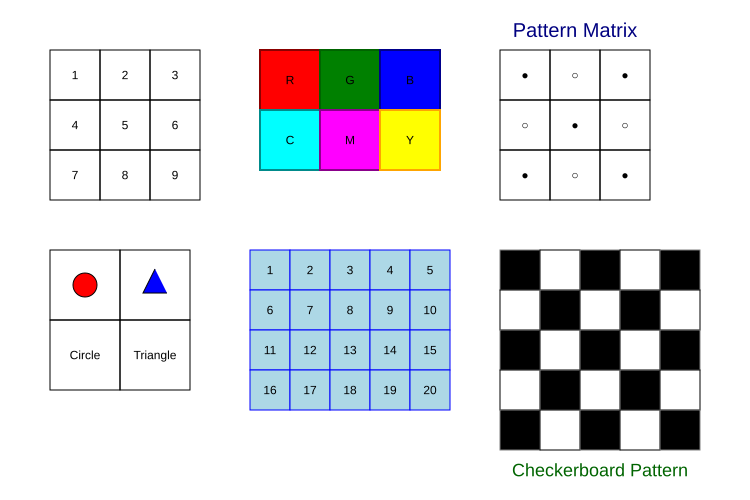

Here is the Python script that generated this plot:
#!/usr/bin/env python3
"""
Matrix Component Quick Start Guide

This is a quick start guide for the Matrix component, demonstrating the most common features:
1. Basic matrix creation
2. Element mapping
3. Appearance customization
4. Adding captions
5. Font settings
6. Method chaining
7. Comprehensive examples
"""

from pysvg.components import Matrix, MatrixConfig, Circle, CircleConfig, Polyline, PolylineConfig
from pysvg.components.content import TextContent, TextConfig
from pysvg.schema import AppearanceConfig, Color
from pysvg.components.canvas import Canvas


def basic_matrix_examples():
    """Basic matrix examples"""
    print("=== Basic Matrix Examples ===")

    # 1. Simple numeric matrix
    simple_data = [[1, 2, 3], [4, 5, 6], [7, 8, 9]]

    simple_matrix = Matrix(data=simple_data, config=MatrixConfig(cell_size=50))
    print(f"Simple matrix: {simple_matrix.to_svg_element()}")

    # 2. String matrix
    string_data = [["A", "B", "C"], ["D", "E", "F"]]

    string_matrix = Matrix(data=string_data, config=MatrixConfig(cell_size=60))
    print(f"String matrix: {string_matrix.to_svg_element()}")
    print()


def element_mapping_examples():
    """Element mapping examples"""
    print("=== Element Mapping Examples ===")

    # Original data
    data = [[1, 0, 1], [0, 1, 0], [1, 0, 1]]

    # Element mapping: 0 -> "Empty", 1 -> "Full"
    element_map = {
        0: TextContent("Empty"),
        1: TextContent("Full"),
    }

    mapped_matrix = Matrix(data=data, element_map=element_map, config=MatrixConfig(cell_size=60))
    print(f"Mapped matrix: {mapped_matrix.to_svg_element()}")
    print()


def background_map_example():
    """Background map example"""
    print("=== Background Map Example ===")

    data = [[1, 2, 3], [4, 5, 6]]

    # Using element appearance mapping
    bgmap = {
        1: AppearanceConfig(fill=Color("red"), stroke=Color("darkred"), stroke_width=2),
        2: AppearanceConfig(fill=Color("green"), stroke=Color("darkgreen"), stroke_width=2),
        3: AppearanceConfig(fill=Color("blue"), stroke=Color("darkblue"), stroke_width=2),
        4: AppearanceConfig(fill=Color("yellow"), stroke=Color("orange"), stroke_width=2),
        5: AppearanceConfig(fill=Color("purple"), stroke=Color("darkmagenta"), stroke_width=2),
        6: AppearanceConfig(fill=Color("cyan"), stroke=Color("darkcyan"), stroke_width=2),
    }

    element_appearance_example = Matrix(
        data=data,
        background_map=bgmap,
        config=MatrixConfig(cell_size=70),
    )
    print(f"Element appearance mapping: {element_appearance_example.to_svg_element()}")
    print()


def caption_examples():
    """Caption examples"""
    print("=== Caption Examples ===")

    data = [[1, 2], [3, 4]]
    caption = "Example Matrix"

    # Top caption
    top_caption_matrix = Matrix(
        data=data,
        caption=caption,
        caption_font_size=16,
        caption_font_color=Color("black"),
        caption_location="top",
        config=MatrixConfig(cell_size=60),
    ).move_by(0, 100)
    print(f"Top caption: {top_caption_matrix.to_svg_element()}")

    # Bottom caption
    down_caption_matrix = Matrix(
        data=data,
        caption=caption,
        caption_font_size=16,
        caption_font_color=Color("black"),
        caption_location="down",
        config=MatrixConfig(cell_size=60),
    )
    print(f"Bottom caption: {down_caption_matrix.to_svg_element()}")

    # Left caption
    left_caption_matrix = Matrix(
        data=data,
        caption=caption,
        caption_font_size=16,
        caption_font_color=Color("black"),
        caption_location="left",
        config=MatrixConfig(cell_size=60),
    ).move_by(300, 0)
    print(f"Left caption: {left_caption_matrix.to_svg_element()}")

    # Right caption
    right_caption_matrix = Matrix(
        data=data,
        caption=caption,
        caption_font_size=16,
        caption_font_color=Color("black"),
        caption_location="right",
        config=MatrixConfig(cell_size=60),
    ).move(200, 200)
    print(f"Right caption: {right_caption_matrix.to_svg_element()}")
    print()


def comprehensive_example():
    """Comprehensive example"""
    print("=== Comprehensive Example ===")

    # Create a complex matrix example
    data = [[1, 0, 1, 0], [0, 1, 0, 1], [1, 0, 1, 0], [0, 1, 0, 1]]

    # Element mapping
    element_map = {
        0: TextContent("○"),
        1: TextContent("●", config=TextConfig(color=Color("gray"))),
    }

    # Element appearance mapping
    element_appearance_map = {
        0: AppearanceConfig(fill=Color("white"), stroke=Color("black"), stroke_width=2),
        1: AppearanceConfig(fill=Color("black"), stroke=Color("gray"), stroke_width=2),
    }

    # Caption text
    caption = "Checkerboard Pattern"

    # Create comprehensive matrix
    comprehensive_matrix = Matrix(
        data=data,
        element_map=element_map,
        background_map=element_appearance_map,
        caption=caption,
        caption_font_size=18,
        caption_font_color=Color("darkblue"),
        caption_location="top",
        config=MatrixConfig(cell_size=60),
    )

    print(f"Comprehensive example: {comprehensive_matrix.to_svg_element()}")
    print()

    return comprehensive_matrix


def generate_demo_svg():
    """Generate demo SVG file"""
    print("=== Generating Demo SVG ===")

    # Create canvas
    canvas = Canvas(width=750, height=500)

    # 1. Basic numeric matrix
    simple_data = [[1, 2, 3], [4, 5, 6], [7, 8, 9]]
    simple_matrix = Matrix(data=simple_data, config=MatrixConfig(cell_size=50)).move_by(50, 50)
    canvas.add(simple_matrix)

    # 2. Colored matrix
    colored_data = [["R", "G", "B"], ["C", "M", "Y"]]
    bgmap = {
        "R": AppearanceConfig(fill=Color("red"), stroke=Color("darkred"), stroke_width=2),
        "G": AppearanceConfig(fill=Color("green"), stroke=Color("darkgreen"), stroke_width=2),
        "B": AppearanceConfig(fill=Color("blue"), stroke=Color("darkblue"), stroke_width=2),
        "C": AppearanceConfig(fill=Color("cyan"), stroke=Color("darkcyan"), stroke_width=2),
        "M": AppearanceConfig(fill=Color("magenta"), stroke=Color("darkmagenta"), stroke_width=2),
        "Y": AppearanceConfig(fill=Color("yellow"), stroke=Color("orange"), stroke_width=2),
    }
    colored_matrix = (
        Matrix(
            data=colored_data,
            background_map=bgmap,
            config=MatrixConfig(cell_size=60),
        )
    ).move_by(260, 50)
    canvas.add(colored_matrix)

    # 3. Matrix with caption
    caption_data = [[1, 0, 1], [0, 1, 0], [1, 0, 1]]
    element_map = {
        0: TextContent("○"),
        1: TextContent("●"),
    }
    caption = "Pattern Matrix"
    caption_matrix = Matrix(
        data=caption_data,
        element_map=element_map,
        caption=caption,
        caption_location="top",
        caption_font_size=20,
        caption_font_color=Color("navy"),
        config=MatrixConfig(cell_size=50),
    ).move_by(500, 50)
    canvas.add(caption_matrix)

    # 4. SVG content matrix
    circle = Circle(
        config=CircleConfig(cx=20, cy=20, r=12), appearance=AppearanceConfig(fill=Color("red"))
    )
    triangle = Polyline(
        config=PolylineConfig(points=[(20, 8), (8, 32), (32, 32)]),
        appearance=AppearanceConfig(fill=Color("blue")),
    )
    data = [["circle-component", "triangle-component"], ["Circle", "Triangle"]]
    element_map = {
        "circle-component": circle,
        "triangle-component": triangle,
    }
    svg_matrix = Matrix(
        data=data, element_map=element_map, config=MatrixConfig(cell_size=70)
    ).move_by(50, 250)
    canvas.add(svg_matrix)

    # 5. Large matrix example
    large_data = [[i + j * 5 + 1 for i in range(5)] for j in range(4)]
    appearance = AppearanceConfig(fill=Color("lightblue"), stroke=Color("blue"), stroke_width=1)
    bgmap = {i: appearance for i in range(1, 21)}
    large_matrix = (
        Matrix(data=large_data, background_map=bgmap, config=MatrixConfig(cell_size=40))
    ).move_by(250, 250)
    canvas.add(large_matrix)

    # 6. Checkerboard pattern (comprehensive example)
    checkerboard_data = [
        [1, 0, 1, 0, 1],
        [0, 1, 0, 1, 0],
        [1, 0, 1, 0, 1],
        [0, 1, 0, 1, 0],
        [1, 0, 1, 0, 1],
    ]
    checkerboard_map = {
        0: TextContent(""),
        1: TextContent(""),
    }
    checkerboard_appearance = {
        0: AppearanceConfig(fill=Color("white"), stroke=Color("black"), stroke_width=1),
        1: AppearanceConfig(fill=Color("black"), stroke=Color("gray"), stroke_width=1),
    }
    checkerboard_caption = "Checkerboard Pattern"
    checkerboard_matrix = Matrix(
        data=checkerboard_data,
        element_map=checkerboard_map,
        background_map=checkerboard_appearance,
        caption=checkerboard_caption,
        caption_location="down",
        caption_font_size=18,
        caption_font_color=Color("darkgreen"),
        config=MatrixConfig(cell_size=40),
    )
    checkerboard_matrix.move_by(500, 250)
    canvas.add(checkerboard_matrix)

    # Generate and save SVG file
    canvas.save("quickstart.svg")

    print("SVG file has been generated: quickstart.svg")


def main():
    """Main function"""
    print("Matrix Component Quick Start Guide")
    print("=" * 50)

    # Run all examples
    basic_matrix_examples()
    element_mapping_examples()
    background_map_example()
    caption_examples()
    comprehensive_example()

    # Generate demo SVG
    generate_demo_svg()

    print("\nAll examples completed!")
    print("Check the generated quickstart.svg file to see the visual effects.")


if __name__ == "__main__":
    main()
